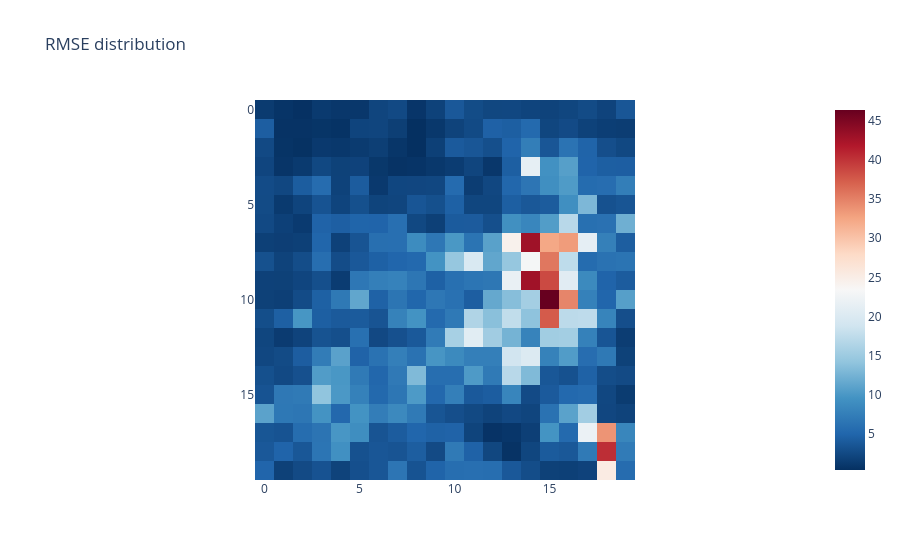

Notebook code cell kept with this figure:
### Code cell
fig = px.imshow(n_rmse[4, :, 0].reshape(20, 20).cpu(), 
                color_continuous_scale = 'RdBu_r',
                # DEFAULT for matrices: only tensor because of conversion
                origin = "upper", title = "RMSE distribution")
fig.show()

### Figure 1 — Plotly figure (JSON) as saved in the notebook; plotly's stock layout.template omitted (floating-point values rounded to 4 significant figures; data arrays with more than 128 entries replaced by an {"elided": "..."} marker saying what was removed)
{"data": [{"coloraxis": "coloraxis", "hovertemplate": "x: %{x}<br>y: %{y}<br>color: %{z}<extra></extra>", "name": "0", "type": "heatmap", "xaxis": "x", "yaxis": "y", "z": {"elided": "20x20 float values"}}], "layout": {"coloraxis": {"colorscale": [[0, "rgb(5,48,97)"], [0.1, "rgb(33,102,172)"], [0.2, "rgb(67,147,195)"], [0.3, "rgb(146,197,222)"], [0.4, "rgb(209,229,240)"], [0.5, "rgb(247,247,247)"], [0.6, "rgb(253,219,199)"], [0.7, "rgb(244,165,130)"], [0.8, "rgb(214,96,77)"], [0.9, "rgb(178,24,43)"], [1, "rgb(103,0,31)"]]}, "title": {"text": "RMSE distribution"}, "xaxis": {"anchor": "y", "constrain": "domain", "domain": [0, 1], "scaleanchor": "y"}, "yaxis": {"anchor": "x", "autorange": "reversed", "constrain": "domain", "domain": [0, 1]}}}
